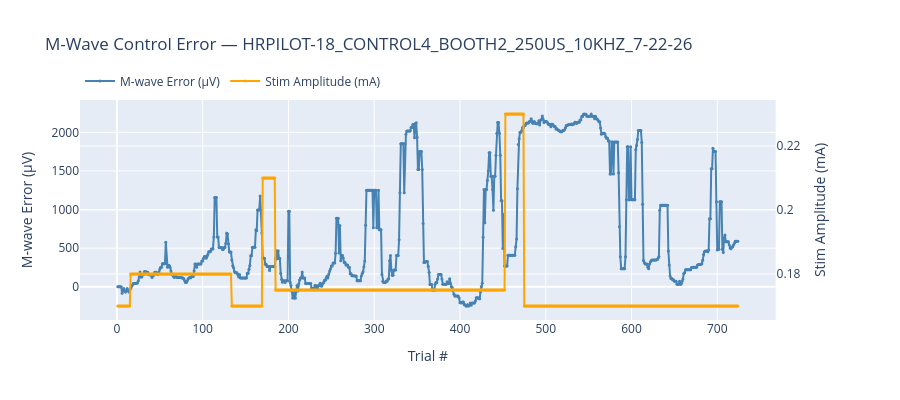

Notebook source saved alongside this figure:
### Markdown cell above
# Section 3d: M-Wave Stabilization Control Error (V3)

Trial-by-trial plot of the M-wave stabilization controller output.
- **Left axis** — `m_wave_error` (µV); falls back to `m_wave_window_median` when controller inactive.
- **Right axis** — `stimulation_amplitude_ma` (mA, orange).

Requires V3 recordings (S2 file_version ≥ 9; S4/S5/S6 file_version ≥ 2).

### Code cell
# ── M-Wave Control Error (V3 stages with closed-loop M-wave stabilization) ─
from ipywidgets import Dropdown, VBox, Output
from IPython.display import display as _disp
import numpy as np

_mw_stages = {k: v for k, v in _stage_map.items()
              if v[0] and any(not (getattr(t, 'm_wave_error', float('nan')) != getattr(t, 'm_wave_error', float('nan')))
                              or not (getattr(t, 'm_wave_window_median', float('nan')) != getattr(t, 'm_wave_window_median', float('nan')))
                              for t in v[0])}

if not _mw_stages:
    print("No M-wave stabilization data available in any loaded stage "
          "(requires V3 S2 file_version ≥ 9, or S4/S5/S6 file_version ≥ 2).")
else:
    _mw_opts = [(lbl, sk) for sk, (_t, _h, _e, lbl) in _mw_stages.items()]
    if len(_mw_opts) == 1:
        _sk, (_st, _sh, _se, _slbl) = next(iter(_mw_stages.items()))
        print(f'\n── M-Wave Control Error: {_slbl}  ({len(_st)} trials)')
        plot_mwave_control_error(_st, _sh)
    else:
        _mw_out  = Output()
        _mw_drop = Dropdown(options=_mw_opts, description='Stage:', layout={'width': '440px'})
        def _mw_show(change=None):
            _st, _sh, _se, _slbl = _mw_stages[_mw_drop.value]
            with _mw_out:
                _mw_out.clear_output(wait=True)
                print(f'\n── M-Wave Control Error: {_slbl}  ({len(_st)} trials)')
                plot_mwave_control_error(_st, _sh)
        _mw_drop.observe(_mw_show, names='value')
        _disp(VBox([_mw_drop, _mw_out]))
        _mw_show()

### Figure 1 — Plotly figure (JSON) as saved in the notebook; plotly's stock layout.template omitted (floating-point values rounded to 4 significant figures; data arrays with more than 128 entries replaced by an {"elided": "..."} marker saying what was removed)
{"data": [{"line": {"color": "steelblue"}, "marker": {"size": 3}, "mode": "lines+markers", "name": "M-wave Error (µV)", "type": "scatter", "x": {"elided": "724 int values"}, "xaxis": "x", "y": {"elided": "724 float values"}, "yaxis": "y"}, {"line": {"color": "orange"}, "marker": {"size": 3}, "mode": "lines+markers", "name": "Stim Amplitude (mA)", "type": "scatter", "x": {"elided": "724 int values"}, "xaxis": "x", "y": {"elided": "724 float values"}, "yaxis": "y2"}], "layout": {"height": 400, "legend": {"orientation": "h", "y": 1.02, "yanchor": "bottom"}, "title": {"text": "M-Wave Control Error — HRPILOT-18_CONTROL4_BOOTH2_250US_10KHZ_7-22-26"}, "xaxis": {"anchor": "y", "domain": [0, 0.94], "title": {"text": "Trial #"}}, "yaxis": {"anchor": "x", "domain": [0, 1], "title": {"text": "M-wave Error (µV)"}}, "yaxis2": {"anchor": "x", "overlaying": "y", "side": "right", "title": {"text": "Stim Amplitude (mA)"}}}}
